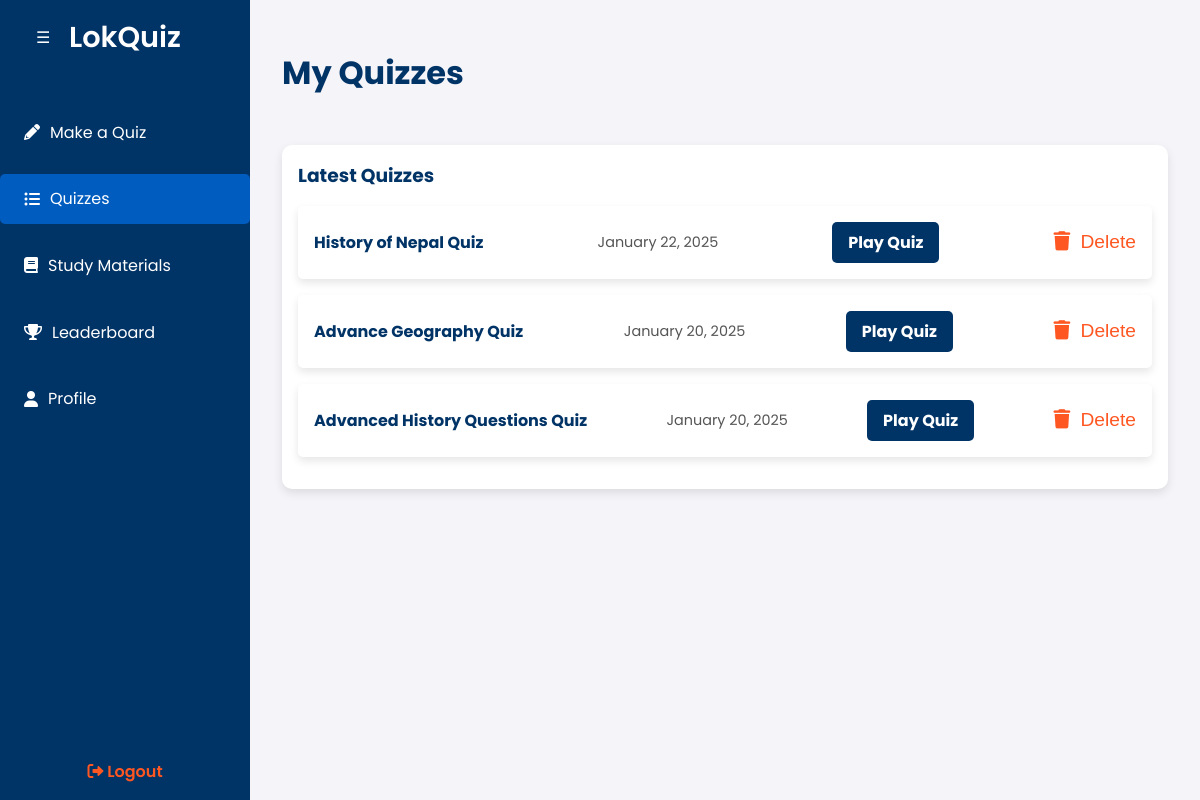
The page /quizzes/ (signed in) on the database as committed earlier.
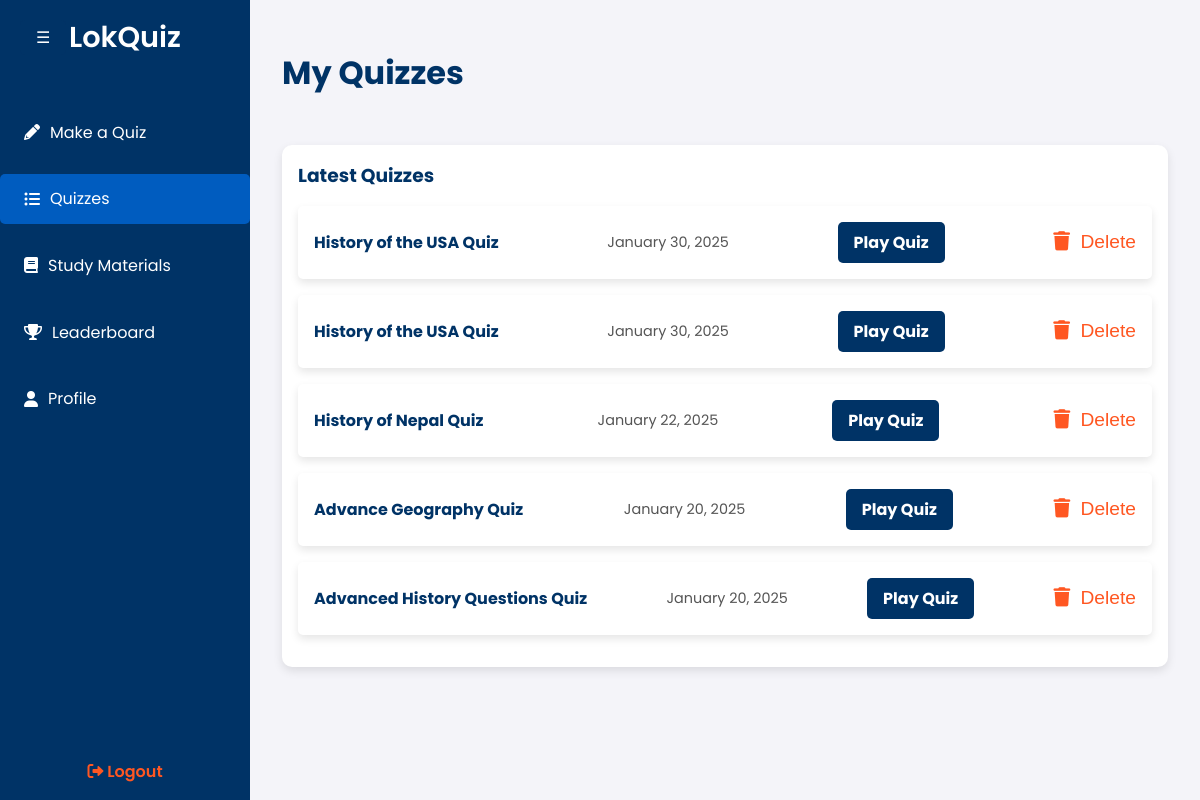
The same page on the database as committed later.
### home/models.py (models this page shows, shortened)
class Quiz(models.Model):
    user = models.ForeignKey(User, on_delete=models.CASCADE)
    name = models.CharField(max_length=255)
    topic = models.CharField(max_length=255)
    description = models.TextField()
    created_at = models.DateTimeField(auto_now_add=True)

### home/views.py (the view)
# urls.py: path('quizzes/', views.my_quizzes, name='quizzes_page'),
@login_required(login_url='/login/')
def my_quizzes(request):
    user_quizzes = Quiz.objects.filter(user=request.user).order_by('-created_at')
    if request.method == 'POST' and 'delete_quiz' in request.POST:
        quiz_id = request.POST.get('quiz_id')
        quiz = get_object_or_404(Quiz, id=quiz_id, created_by=request.user)
        quiz.delete()
        messages.success(request, "Quiz deleted successfully.")
        return redirect('my_quizzes')
    return render(request, 'home/quizzes.html', {
        'latest_quizzes': user_quizzes,  # Pass quizzes as `latest_quizzes`
    })

### home/templates/home/quizzes.html (shortened to what this page needs)
<!DOCTYPE html>
<html lang="en">
<head>
    {% load static %}
    <link href="https://cdnjs.cloudflare.com/ajax/libs/font-awesome/6.0.0-beta3/css/all.min.css" rel="stylesheet">
</head>
<body>
    <button class="toggle-btn" onclick="toggleSidebar()">☰</button>
    <div class="sidebar">
        <a href="/dashboard/" class="logo">LokQuiz</a>
        <ul>
            <li><a href="/makequiz/"><i class="fas fa-pencil-alt"></i> Make a Quiz</a></li>
            <li class="active"><a href="/quizzes/"><i class="fas fa-list-ul"></i> Quizzes</a></li>
            <li><a href="/materials/"><i class="fas fa-book"></i> Study Materials</a></li>
            <li><a href="/leaderboard/"><i class="fas fa-trophy"></i> Leaderboard</a></li>
            <li><a href="/profile/"><i class="fas fa-user"></i> Profile</a></li>
        </ul>
        <div class="logout">
            <a href="#" onclick="confirmLogout(event)"><i class="fas fa-sign-out-alt"></i> Logout</a>
        </div>
    </div>
    <div class="main-content">
        <h1>My Quizzes</h1>
        <div class="latest-quizzes">
            <h3>Latest Quizzes</h3>
            {% if latest_quizzes %}
                <ul>
                    {% for quiz in latest_quizzes %}
                        <li>
                            <div class="quiz-item">
                                <span class="quiz-name">{{ quiz.name }}</span>
                                <span class="quiz-date">{{ quiz.created_at|date:"F j, Y" }}</span>
                                <a href="{% url 'play_quiz' quiz.id %}" class="play-button">Play Quiz</a>
                                <form method="POST" action="{% url 'delete_quiz' quiz.id %}" style="display:inline;">
                                    <button type="submit" class="delete-button" onclick="return confirm('Are you sure you want to delete this quiz?')">
                                        <i class="fas fa-trash"></i> Delete
                                    </button>
                                </form>
                            </div>
                        </li>
                    {% endfor %}
                </ul>
            {% else %}
                <p>No quizzes found. Create your first quiz!</p>
            {% endif %}
        </div>
    </div>
</body>
</html>

Rows that differ between the two databases and show on the page:
added Quiz: name "History of the USA Quiz", created_at "January 30, 2025"
added Quiz: name "History of the USA Quiz", created_at "January 30, 2025"
